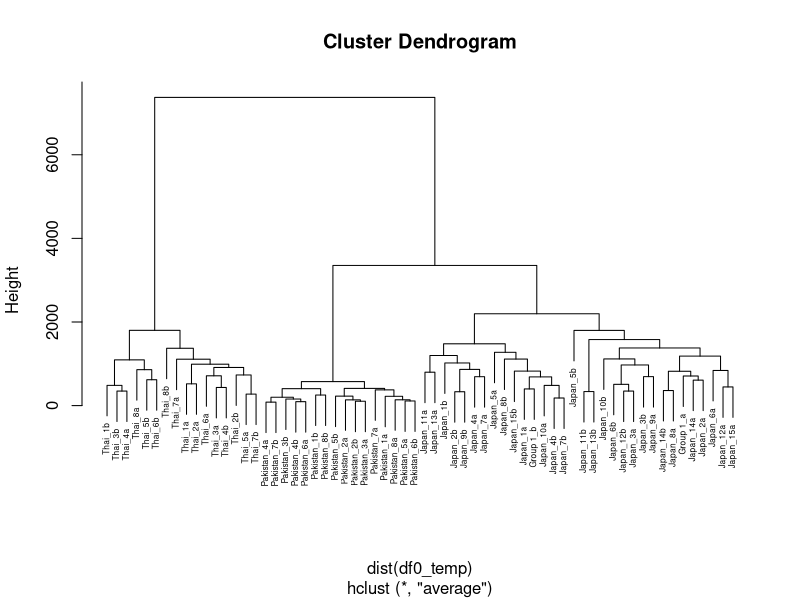
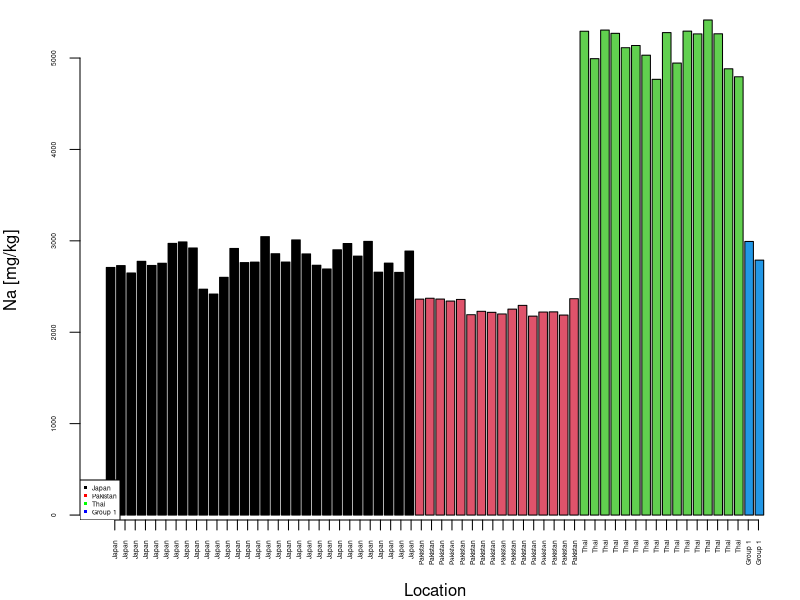
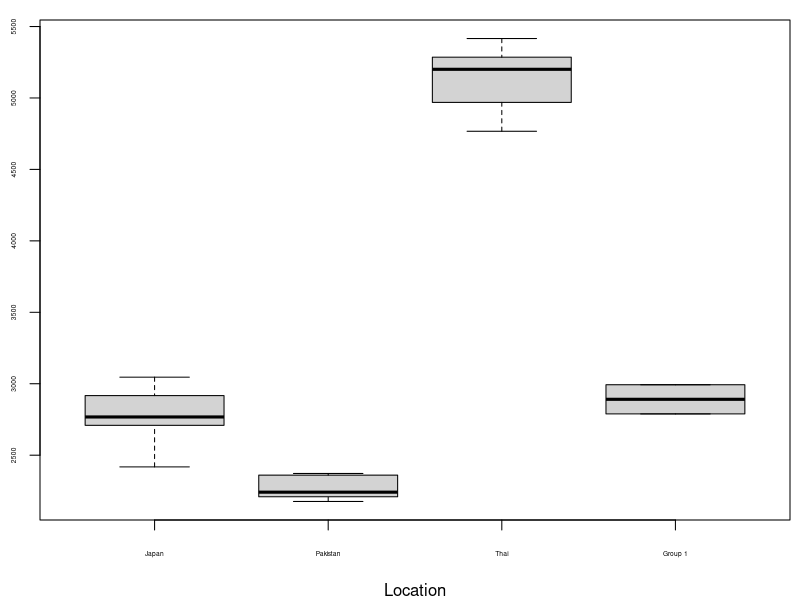
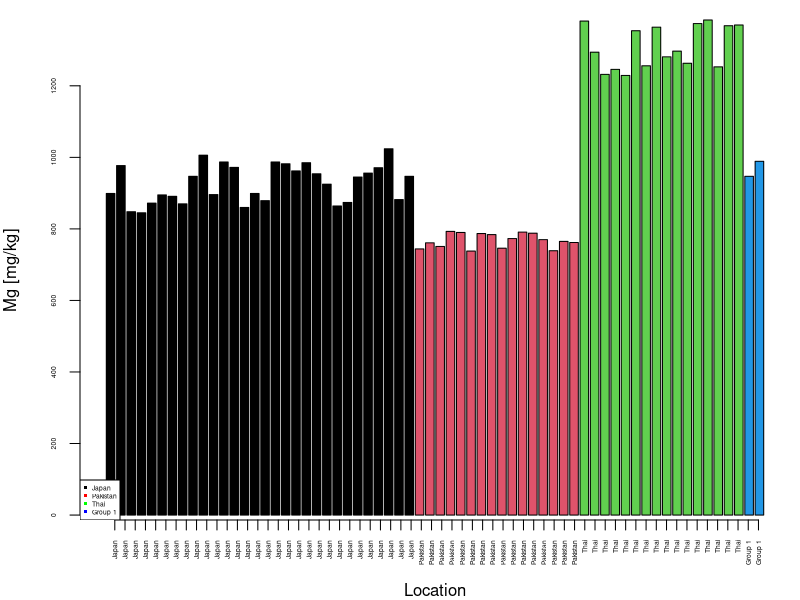
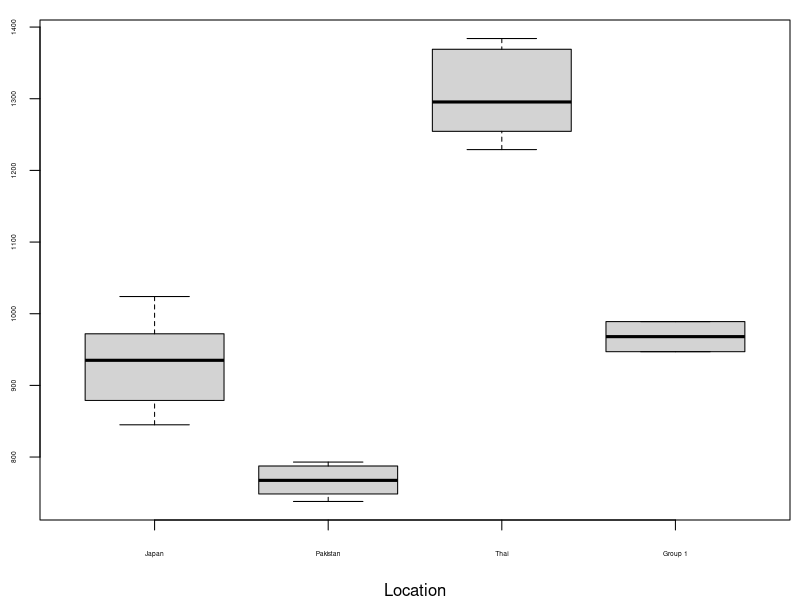
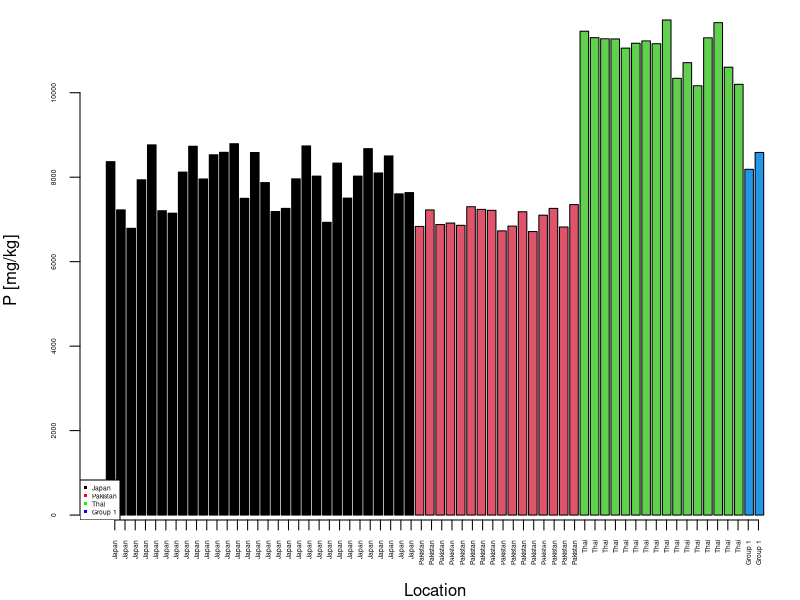
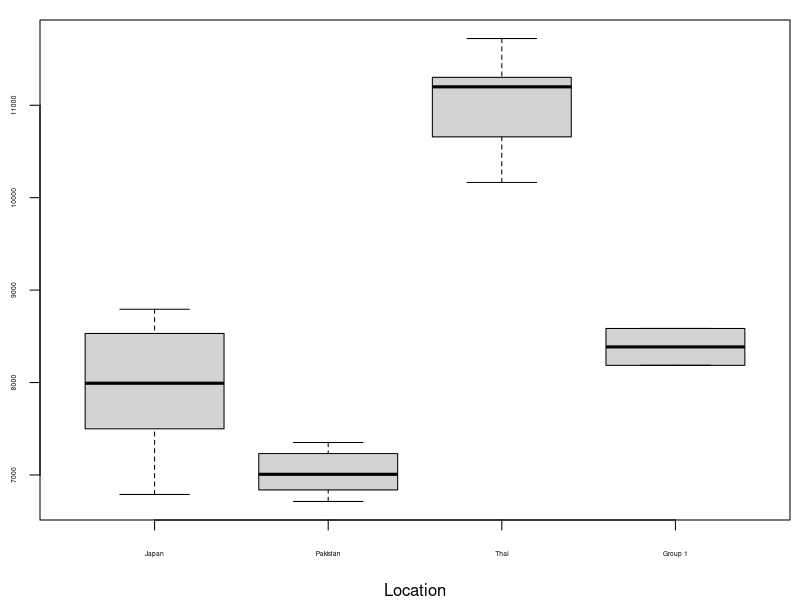
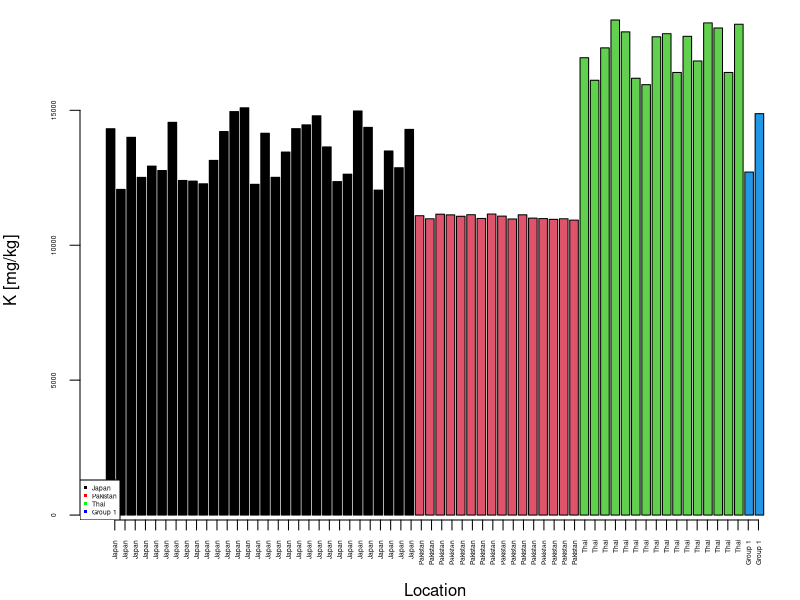

Generate these figures, in order, with R:
#########################
# Author: Demus Matheus Huang (Group 1)
# Course: IEA514 - Applied Environmental Forensics
# Assignment: Group Project - Data Analysis
# Date created: 2023-06-20
#########################

#### Preparation ####
# Firstly, the downloaded dataset with .xlsx extension from eLearning@USM must be converted to .csv extension.
# How to do the conversion? In your .xlsx file, click 'File' tab -> Save As -> CSV (Comma delimited) (*.csv) 


# Import the data
df0 <- read.csv("data/IEA514_Group 1.csv")
View(df0)

# Looking at the data
head(df0)
dim(df0)
summary(df0)

# Column adjustment
df0$new <- c(rep('Japan',30), rep('Pakistan', 16), rep('Thai', 16), 
            rep ('Group 1', 2)) # add new column
df <- df0[,c(1, 16, 2:15)]
colnames(df)[2] = "Sample" # rename new column
df <- df[,-1] # delete first column
View(df)



#### Exploratory plots ####
# Names for the x labels
samples <- c(rep('Japan',30), rep('Pakistan', 16), rep('Thai', 16), 
             rep ('Group 1', 2))

# Change the column sample from being a character to a factor

df$Sample <- as.factor(df$Sample)

# Change Sample levels

df$Sample <- factor(df$Sample, levels = c('Japan', 'Pakistan', 'Thai', 'Group 1'))


#### Na ####
# Bar plot
jpeg('figs/barplot_Na.jpeg', res = 300, units = 'cm', height = 8, width = 8)
par(mar = c(4,4,1,0.5))
barplot(df$Na_mg.kg, xaxt = 'n', cex.axis = 0.4, 
        xlab = 'Location', 
        ylab = 'Na [mg/kg]',
        col = as.factor(df$Sample),
        width = c(0.84, 0.84, 0.84, 0.84))
axis(1, at = 1:nrow(df), labels = samples, las = 2, cex.axis = 0.4)
legend('bottomleft', c('Japan','Pakistan','Thai','Group 1'), 
       pch = c(15,15,15,15),
       col = c('black','red','green','blue'), cex = 0.4)
dev.off()


# Box plot
jpeg('figs/boxplot_Na.jpeg', res = 300, units = 'cm', height = 8, width = 8)
par(mar = c(4,2,1,0.5)) 
plot(df$Sample, df$Na_mg.kg, xlab = 'Location', ylab = '', cex.axis = 0.4) # no need ylab as it is redundant
dev.off()



#### Mg ####
# Bar plot
jpeg('figs/barplot_Mg.jpeg', res = 300, units = 'cm', height = 8, width = 8)
par(mar = c(4,4,1,0.5))
barplot(df$Mg_mg.kg, xaxt = 'n', cex.axis = 0.4, 
        xlab = 'Location', 
        ylab = 'Mg [mg/kg]',
        col = as.factor(df$Sample),
        width = c(0.84, 0.84, 0.84, 0.84))
axis(1, at = 1:nrow(df), labels = samples, las = 2, cex.axis = 0.4)
legend('bottomleft', c('Japan','Pakistan','Thai','Group 1'), 
       pch = c(15,15,15,15),
       col = c('black','red','green','blue'), cex = 0.4)
dev.off()


# Box plot
jpeg('figs/boxplot_Mg.jpeg', res = 300, units = 'cm', height = 8, width = 8)
par(mar = c(4,2,1,0.5)) 
plot(df$Sample, df$Mg_mg.kg, xlab = 'Location', ylab = '', cex.axis = 0.4)
dev.off()



#### P ####
# Bar plot
jpeg('figs/barplot_P.jpeg', res = 300, units = 'cm', height = 8, width = 8)
par(mar = c(4,4,1,0.5))
barplot(df$P_mg.kg, xaxt = 'n', cex.axis = 0.4, 
        xlab = 'Location', 
        ylab = 'P [mg/kg]',
        col = as.factor(df$Sample),
        width = c(0.84, 0.84, 0.84, 0.84))
axis(1, at = 1:nrow(df), labels = samples, las = 2, cex.axis = 0.4)
legend('bottomleft', c('Japan','Pakistan','Thai','Group 1'), 
       pch = c(15,15,15,15),
       col = c('black','red','green','blue'), cex = 0.4)
dev.off()


# Box plot
jpeg('figs/boxplot_P.jpeg', res = 300, units = 'cm', height = 8, width = 8)
par(mar = c(4,2,1,0.5)) 
plot(df$Sample, df$P_mg.kg, xlab = 'Location', ylab = '', cex.axis = 0.4)
dev.off()



#### K ####
# Bar plot
jpeg('figs/barplot_K.jpeg', res = 300, units = 'cm', height = 8, width = 8)
par(mar = c(4,4,1,0.5))
barplot(df$K_mg.kg, xaxt = 'n', cex.axis = 0.4, 
        xlab = 'Location', 
        ylab = 'K [mg/kg]',
        col = as.factor(df$Sample),
        width = c(0.84, 0.84, 0.84, 0.84))
axis(1, at = 1:nrow(df), labels = samples, las = 2, cex.axis = 0.4)
legend('bottomleft', c('Japan','Pakistan','Thai','Group 1'), 
       pch = c(15,15,15,15),
       col = c('black','red','green','blue'), cex = 0.4)
dev.off()


# Box plot
jpeg('figs/boxplot_K.jpeg', res = 300, units = 'cm', height = 8, width = 8)
par(mar = c(4,2,1,0.5)) 
plot(df$Sample, df$K_mg.kg, xlab = 'Location', ylab = '', cex.axis = 0.4)
dev.off()



#### Ca ####
# Bar plot
jpeg('figs/barplot_Ca.jpeg', res = 300, units = 'cm', height = 8, width = 8)
par(mar = c(4,4,1,0.5))
barplot(df$Ca_mg.kg, xaxt = 'n', cex.axis = 0.4, 
        xlab = 'Location', 
        ylab = 'Ca [mg/kg]',
        col = as.factor(df$Sample),
        width = c(0.84, 0.84, 0.84, 0.84))
axis(1, at = 1:nrow(df), labels = samples, las = 2, cex.axis = 0.4)
legend('bottomleft', c('Japan','Pakistan','Thai','Group 1'), 
       pch = c(15,15,15,15),
       col = c('black','red','green','blue'), cex = 0.4)
dev.off()


# Box plot
jpeg('figs/boxplot_Ca.jpeg', res = 300, units = 'cm', height = 8, width = 8)
par(mar = c(4,2,1,0.5)) 
plot(df$Sample, df$Ca_mg.kg, xlab = 'Location', ylab = '', cex.axis = 0.4)
dev.off()



#### Fe ####
# Bar plot
jpeg('figs/barplot_Fe.jpeg', res = 300, units = 'cm', height = 8, width = 8)
par(mar = c(4,4,1,0.5))
barplot(df$Fe_mg.kg, xaxt = 'n', cex.axis = 0.4, 
        xlab = 'Location', 
        ylab = 'Fe [mg/kg]',
        col = as.factor(df$Sample),
        width = c(0.84, 0.84, 0.84, 0.84))
axis(1, at = 1:nrow(df), labels = samples, las = 2, cex.axis = 0.4)
legend('topleft', c('Japan','Pakistan','Thai','Group 1'), 
       pch = c(15,15,15,15),
       col = c('black','red','green','blue'), cex = 0.4)
dev.off()


# Box plot
jpeg('figs/boxplot_Fe.jpeg', res = 300, units = 'cm', height = 8, width = 8)
par(mar = c(4,2,1,0.5)) 
plot(df$Sample, df$Fe_mg.kg, xlab = 'Location', ylab = '', cex.axis = 0.4)
dev.off()



#### Co ####
# Bar plot
jpeg('figs/barplot_Co.jpeg', res = 300, units = 'cm', height = 8, width = 8)
par(mar = c(4,4,1,0.5))
barplot(df$Co_mg.kg, xaxt = 'n', cex.axis = 0.4, 
        xlab = 'Location', 
        ylab = 'Co [mg/kg]',
        col = as.factor(df$Sample),
        width = c(0.84, 0.84, 0.84, 0.84))
axis(1, at = 1:nrow(df), labels = samples, las = 2, cex.axis = 0.4)
legend('topleft', c('Japan','Pakistan','Thai','Group 1'), 
       pch = c(15,15,15,15),
       col = c('black','red','green','blue'), cex = 0.4)
dev.off()


# Box plot
jpeg('figs/boxplot_Co.jpeg', res = 300, units = 'cm', height = 8, width = 8)
par(mar = c(4,2,1,0.5)) 
plot(df$Sample, df$Co_mg.kg, xlab = 'Location', ylab = '', cex.axis = 0.4)
dev.off()



#### Cu ####
# Bar plot
jpeg('figs/barplot_Cu.jpeg', res = 300, units = 'cm', height = 8, width = 8)
par(mar = c(4,4,1,0.5))
barplot(df$Cu_mg.kg, xaxt = 'n', cex.axis = 0.4, 
        xlab = 'Location', 
        ylab = 'Cu [mg/kg]',
        col = as.factor(df$Sample),
        width = c(0.84, 0.84, 0.84, 0.84))
axis(1, at = 1:nrow(df), labels = samples, las = 2, cex.axis = 0.4)
legend('topleft', c('Japan','Pakistan','Thai','Group 1'), 
       pch = c(15,15,15,15),
       col = c('black','red','green','blue'), cex = 0.4)
dev.off()


# Boxplots
jpeg('figs/boxplot_Cu.jpeg', res = 300, units = 'cm', height = 8, width = 8)
par(mar = c(4,2,1,0.5)) 
plot(df$Sample, df$Cu_mg.kg, xlab = 'Location', ylab = '', cex.axis = 0.4)
dev.off()



#### Zn ####
# Bar plot
jpeg('figs/barplot_Zn.jpeg', res = 300, units = 'cm', height = 8, width = 8)
par(mar = c(4,4,1,0.5))
barplot(df$Zn_mg.kg, xaxt = 'n', cex.axis = 0.4, 
        xlab = 'Location', 
        ylab = 'Zn [mg/kg]',
        col = as.factor(df$Sample),
        width = c(0.84, 0.84, 0.84, 0.84))
axis(1, at = 1:nrow(df), labels = samples, las = 2, cex.axis = 0.4)
legend('topleft', c('Japan','Pakistan','Thai','Group 1'), 
       pch = c(15,15,15,15),
       col = c('black','red','green','blue'), cex = 0.4)
dev.off()


# Box plot
jpeg('figs/boxplot_Zn.jpeg', res = 300, units = 'cm', height = 8, width = 8)
par(mar = c(4,2,1,0.5)) 
plot(df$Sample, df$Zn_mg.kg, xlab = 'Location', ylab = '', cex.axis = 0.4)
dev.off()



#### Rb ####
# Bar plot
jpeg('figs/barplot_Rb.jpeg', res = 300, units = 'cm', height = 8, width = 8)
par(mar = c(4,4,1,0.5))
barplot(df$Rb_mg.kg, xaxt = 'n', cex.axis = 0.4, 
        xlab = 'Location', 
        ylab = 'Rb [mg/kg]',
        col = as.factor(df$Sample),
        width = c(0.84, 0.84, 0.84, 0.84))
axis(1, at = 1:nrow(df), labels = samples, las = 2, cex.axis = 0.4)
legend('topleft', c('Japan','Pakistan','Thai','Group 1'), 
       pch = c(15,15,15,15),
       col = c('black','red','green','blue'), cex = 0.4)
dev.off()


# Box plot
jpeg('figs/boxplot_Rb.jpeg', res = 300, units = 'cm', height = 8, width = 8)
par(mar = c(4,2,1,0.5)) 
plot(df$Sample, df$Rb_mg.kg, xlab = 'Location', ylab = '', cex.axis = 0.4)
dev.off()



#### Sr ####
# Bar plot
jpeg('figs/barplot_Sr.jpeg', res = 300, units = 'cm', height = 8, width = 8)
par(mar = c(4,4,1,0.5))
barplot(df$Sr_mg.kg, xaxt = 'n', cex.axis = 0.4, 
        xlab = 'Location', 
        ylab = 'Sr [mg/kg]',
        col = as.factor(df$Sample),
        width = c(0.84, 0.84, 0.84, 0.84))
axis(1, at = 1:nrow(df), labels = samples, las = 2, cex.axis = 0.4)
legend('bottomleft', c('Japan','Pakistan','Thai','Group 1'), 
       pch = c(15,15,15,15),
       col = c('black','red','green','blue'), cex = 0.4)
dev.off()


# Box plot
jpeg('figs/boxplot_Sr.jpeg', res = 300, units = 'cm', height = 8, width = 8)
par(mar = c(4,2,1,0.5)) 
plot(df$Sample, df$Sr_mg.kg, xlab = 'Location', ylab = '', cex.axis = 0.4)
dev.off()



#### Ba ####
# Bar plot
jpeg('figs/barplot_Ba.jpeg', res = 300, units = 'cm', height = 8, width = 8)
par(mar = c(4,4,1,0.5))
barplot(df$Ba_mg.kg, xaxt = 'n', cex.axis = 0.4, 
        xlab = 'Location', 
        ylab = 'Ba [mg/kg]',
        col = as.factor(df$Sample),
        width = c(0.84, 0.84, 0.84, 0.84))
axis(1, at = 1:nrow(df), labels = samples, las = 2, cex.axis = 0.4)
legend('bottomleft', c('Japan','Pakistan','Thai','Group 1'), 
       pch = c(15,15,15,15),
       col = c('black','red','green','blue'), cex = 0.4)
dev.off()


# Box plot
jpeg('figs/boxplot_Ba.jpeg', res = 300, units = 'cm', height = 8, width = 8)
par(mar = c(4,2,1,0.5)) 
plot(df$Sample, df$Ba_mg.kg, xlab = 'Location', ylab = '', cex.axis = 0.4)
dev.off()




#### Pb ####
# Bar plot
jpeg('figs/barplot_Pb.jpeg', res = 300, units = 'cm', height = 8, width = 8)
par(mar = c(4,4,1,0.5))
barplot(df$Ba_mg.kg, xaxt = 'n', cex.axis = 0.4, 
        xlab = 'Location', 
        ylab = 'Pb [mg/kg]',
        col = as.factor(df$Sample),
        width = c(0.84, 0.84, 0.84, 0.84))
axis(1, at = 1:nrow(df), labels = samples, las = 2, cex.axis = 0.4)
legend('bottomleft', c('Japan','Pakistan','Thai','Group 1'), 
       pch = c(15,15,15,15),
       col = c('black','red','green','blue'), cex = 0.4)
dev.off()


# Box plot
jpeg('figs/boxplot_Pb.jpeg', res = 300, units = 'cm', height = 8, width = 8)
par(mar = c(4,2,1,0.5)) 
plot(df$Sample, df$Pb_mg.kg, xlab = 'Location', ylab = '', cex.axis = 0.4)
dev.off()



#### U ####
# Bar plot
jpeg('figs/barplot_U.jpeg', res = 300, units = 'cm', height = 8, width = 8)
par(mar = c(4,4,1,0.5))
barplot(df$U_mg.kg, xaxt = 'n', cex.axis = 0.4, 
        xlab = 'Location', 
        ylab = 'U [mg/kg]',
        col = as.factor(df$Sample),
        width = c(0.84, 0.84, 0.84, 0.84))
axis(1, at = 1:nrow(df), labels = samples, las = 2, cex.axis = 0.4)
legend('topleft', c('Japan','Pakistan','Thai','Group 1'), 
       pch = c(15,15,15,15),
       col = c('black','red','green','blue'), cex = 0.4)
dev.off()


# Box plot
jpeg('figs/boxplot_U.jpeg', res = 300, units = 'cm', height = 8, width = 8)
par(mar = c(4,2,1,0.5)) 
plot(df$Sample, df$U_mg.kg, xlab = 'Location', ylab = '', cex.axis = 0.4)
dev.off()


#### ANOVA ####
#### ANOVA for Na ####
df_aov_Na <- df[,c(1,2)]
result_Na <- aov(Na_mg.kg ~ Sample, data = df_aov_Na)
summary(result_Na)

#### ANOVA for Mg ####
df_aov_Mg <- df[,c(1,3)]
result_Mg <- aov(Mg_mg.kg ~ Sample, data = df_aov_Mg)
summary(result_Mg)

#### ANOVA for P ####
df_aov_P <- df[,c(1,4)]
result_P <- aov(P_mg.kg ~ Sample, data = df_aov_P)
summary(result_P)

#### ANOVA for K ####
df_aov_K <- df[,c(1,5)]
result_K <- aov(K_mg.kg ~ Sample, data = df_aov_K)
summary(result_K)

#### ANOVA for Ca ####
df_aov_Ca <- df[,c(1,6)]
result_Ca <- aov(Ca_mg.kg ~ Sample, data = df_aov_Ca)
summary(result_Ca)

#### ANOVA for Fe ####
df_aov_Fe <- df[,c(1,7)]
result_Fe <- aov(Fe_mg.kg ~ Sample, data = df_aov_Fe)
summary(result_Fe)

#### ANOVA for Co ####
df_aov_Co <- df[,c(1,8)]
result_Co <- aov(Co_mg.kg ~ Sample, data = df_aov_Co)
summary(result_Co)

#### ANOVA for Cu ####
df_aov_Cu <- df[,c(1,9)]
result_Cu <- aov(Cu_mg.kg ~ Sample, data = df_aov_Cu)
summary(result_Cu)

#### ANOVA for Zn ####
df_aov_Zn <- df[,c(1,10)]
result_Zn <- aov(Zn_mg.kg ~ Sample, data = df_aov_Zn)
summary(result_Zn)

#### ANOVA for Rb ####
df_aov_Rb <- df[,c(1,11)]
result_Rb <- aov(Rb_mg.kg ~ Sample, data = df_aov_Rb)
summary(result_Rb)

#### ANOVA for Sr ####
df_aov_Sr <- df[,c(1,12)]
result_Sr <- aov(Sr_mg.kg ~ Sample, data = df_aov_Sr)
summary(result_Sr)

#### ANOVA for Ba ####
df_aov_Ba <- df[,c(1,13)]
result_Ba <- aov(Ba_mg.kg ~ Sample, data = df_aov_Ba)
summary(result_Ba)

#### ANOVA for Pb ####
df_aov_Pb <- df[,c(1,14)]
result_Pb <- aov(Pb_mg.kg ~ Sample, data = df_aov_Pb)
summary(result_Pb)

#### ANOVA for U ####
df_aov_U <- df[,c(1,15)]
result_U <- aov(U_mg.kg ~ Sample, data = df_aov_U)
summary(result_U)



#### Cluster analysis ####
# Modify the df0 back into its original state
df0 <- df0[,-16]
df0$Sample <- as.factor(df0$Sample) # Sample column as factor instead of character
View(df0)

# Prepare the data for cluster analysis
df0_temp <- df0[,-1] # Remove the first column to discard the non-numeric column
df0_temp <- data.matrix(df0_temp) # Change to matrix format for heatmap analysis
row.names(df0_temp) <- paste0(as.character(df0[,1]), 1:nrow(df0)) # Add the locations to the plot

jpeg('figs/heatmap_IEA514_Group_1.jpeg', res = 300, units = 'cm', height = 16, width = 16)
# The margins of the plot: bottom, left, top, right
par(mar = c(2,2,2,2))
heatmap(df0_temp)
dev.off()


## Cluster analysis using the complete method
# Linkage method is complete
jpeg('figs/hc_complete_IEA514_Group_1.jpeg', res = 300, units = 'cm', height = 8, width = 8)
# The margins of the plot: bottom, left, top, right
par(mar = c(2,2,2,2))
hc <- hclust(dist(df0_temp), 
             method = 'complete')
plot(hc, labels = df0$Sample, main = 'Complete', hang = -1, cex = 0.2)
dev.off()


# Linkage method is average
jpeg('figs/hc_average_IEA514_Group_1.jpeg', res = 300, units = 'cm', height = 8, width = 8)
# The margins of the plot: bottom, left, top, right
par(mar = c(2,2,2,2))
hc <- hclust(dist(df0_temp), 
             method = 'average')
plot(hc, labels = df0$Sample, main = 'Average', hang = -1, cex = 0.2)
dev.off()


plot(hc, labels = df0$Sample, cex = 0.5)

#Optional: K-means clustering
#k_means <- kmeans(df0_temp, 3, nstart = 20)
#k_means
#table(k_means$cluster, df0$Sample)

#### PCA ####
#install.packages('car') # Only one time install
library(car) # load the package

IEA514_Group_1.pca <- prcomp(df[,-1], # Remove the first column
                      center = TRUE, # Center the data, similar to scaling
                      scale. = TRUE) # Need to be scaled because of magnitude diff.

jpeg('figs/biplot_IEA514_Group_1.jpeg', res = 300, units = 'cm', height = 16, width = 16)
# The margins of the plot: bottom, left, top, right
par(mar = c(4,4,1,1))
plot(IEA514_Group_1.pca$x[,1:2], # Plot only the first and second PCs
     pch = 20,        # The marker 
     col = df$Sample, # The color
     xlim = c(-5,10), ylim = c(-5,6)) # The limits of the axes
dataEllipse(IEA514_Group_1.pca$x[,1],  # PC1
            IEA514_Group_1.pca$x[,2],  # PC2
            groups = df$Sample, # Groups
            lwd = 1,            # line width
            group.labels = c('Japan','Pakistan','Thai','Group 1'), 
            plot.points = FALSE, # Do not want to redraw points on top of old points
            levels = 0.5,      # 50% confidence level, similar to what is set in ggbiplot
            add = TRUE,
            fill=TRUE, 
            fill.alpha = 0.02,
            col = c('black','red','green','blue'))

legend('bottomright', c('Japan','Pakistan','Thai','Group 1'), pch = c(20,20,20,20),
       col = c('black','red','green','blue'))
dev.off()

